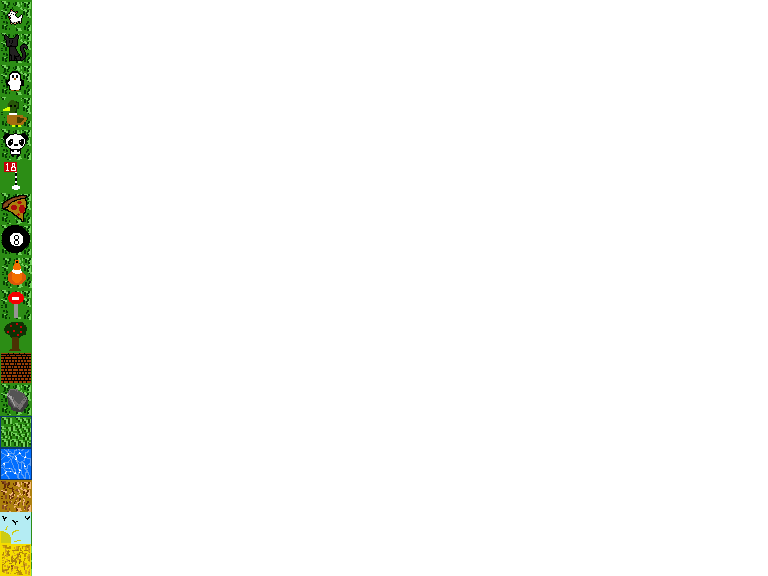

Rendered tile map (Tiled .tmx) drawn with the repository's tilesets; below, a short description and the full map source, tile grids included:
An orthogonal 24x18 tile map with 32x32 px tiles, 1 tile layer (Ground), 4 tilesets.

<map version="1.0" tiledversion="1.0.3" orientation="orthogonal" renderorder="right-down" width="24" height="18" tilewidth="32" tileheight="32" nextobjectid="1">
 <tileset firstgid="1" name="white" tilewidth="32" tileheight="32" tilecount="204" columns="17">
  <image source="basic.png" width="546" height="410" />
 </tileset>
 <tileset firstgid="205" name="characters" tilewidth="32" tileheight="32" tilecount="16" columns="4">
  <image source="characterBackground2.png" width="128" height="128" />
 </tileset>
 <tileset firstgid="221" name="characters2" tilewidth="32" tileheight="32" tilecount="16" columns="4">
  <image source="sandTile.png" width="128" height="128" />
 </tileset>
 <tileset firstgid="237" name="terrain" tilewidth="32" tileheight="32" tilecount="16" columns="4">
  <image source="landscape1.png" width="128" height="128" />
 </tileset>
 <layer name="Ground" width="24" height="18">
  <data encoding="csv">
214,56,56,56,57,58,59,60,56,56,56,56,56,56,56,56,56,56,57,58,59,60,61,62,
209,73,73,73,56,56,56,56,73,73,73,73,73,73,73,73,73,56,57,58,59,60,61,62,
207,90,90,90,73,73,73,73,90,90,90,90,90,90,90,90,90,56,57,58,59,60,61,62,
211,56,57,58,59,60,61,62,107,107,107,107,107,107,107,107,107,56,57,58,59,60,61,62,
222,73,56,57,58,59,60,61,62,56,56,57,58,59,60,61,62,57,58,59,60,61,62,79,
219,90,73,56,56,57,58,59,56,73,56,56,57,58,59,60,61,62,58,59,60,61,62,96,
223,107,90,73,73,56,56,56,56,57,58,59,60,61,62,60,61,62,58,59,60,61,62,113,
213,108,107,90,90,73,73,56,57,58,59,60,61,62,62,59,60,61,62,57,58,59,60,61,
225,108,109,107,56,57,58,56,57,58,59,60,61,62,79,60,61,62,62,57,58,59,60,61,
226,108,109,110,56,56,56,57,58,59,60,61,62,79,96,61,62,62,79,57,58,59,60,61,
212,108,109,110,73,56,57,58,59,60,61,62,79,96,113,62,62,79,96,58,59,60,61,62,
206,108,109,110,90,73,74,75,76,77,78,79,96,113,113,79,79,96,113,58,59,60,61,62,
215,108,109,110,107,90,91,92,93,94,95,96,113,112,113,96,96,113,57,58,59,60,61,62,
238,108,109,110,111,107,108,109,110,111,112,113,111,112,113,113,113,62,62,62,62,60,61,62,
237,108,109,110,111,112,113,62,62,62,62,62,62,62,62,62,62,79,79,79,79,62,62,62,
236,108,109,110,111,112,113,79,79,79,79,79,79,79,79,79,79,96,96,96,96,79,79,79,
233,108,109,110,111,112,113,96,96,96,96,96,96,96,96,96,96,113,113,113,113,96,96,96,
229,108,109,110,111,112,113,113,113,113,113,113,113,113,113,113,113,109,110,111,112,113,113,113
</data>
 </layer>
</map>